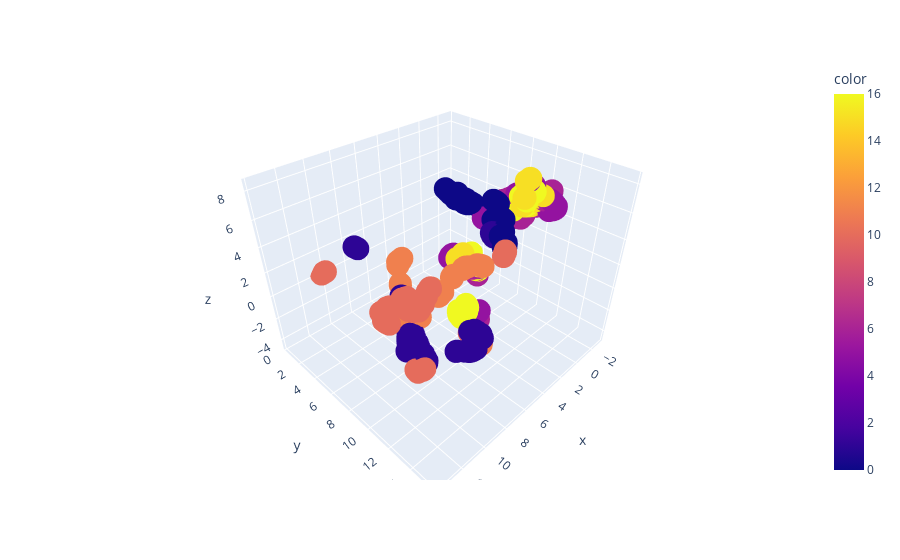

Here is the notebook cell this chart was saved with:
### Code cell
px.scatter_3d(df_umap, x="x", y="y", z="z", color=color_array)

### Figure 1 — Plotly figure (JSON) as saved in the notebook; plotly's stock layout.template omitted (floating-point values rounded to 4 significant figures; data arrays with more than 128 entries replaced by an {"elided": "..."} marker saying what was removed)
{"data": [{"hovertemplate": "x=%{x}<br>y=%{y}<br>z=%{z}<br>color=%{marker.color}<extra></extra>", "legendgroup": "", "marker": {"color": {"elided": "1080 int values"}, "coloraxis": "coloraxis", "symbol": "circle"}, "mode": "markers", "name": "", "scene": "scene", "showlegend": false, "type": "scatter3d", "x": {"elided": "1080 float values"}, "y": {"elided": "1080 float values"}, "z": {"elided": "1080 float values"}}], "layout": {"coloraxis": {"colorbar": {"title": {"text": "color"}}, "colorscale": [[0, "#0d0887"], [0.1111, "#46039f"], [0.2222, "#7201a8"], [0.3333, "#9c179e"], [0.4444, "#bd3786"], [0.5556, "#d8576b"], [0.6667, "#ed7953"], [0.7778, "#fb9f3a"], [0.8889, "#fdca26"], [1, "#f0f921"]]}, "legend": {"tracegroupgap": 0}, "margin": {"t": 60}, "scene": {"domain": {"x": [0, 1], "y": [0, 1]}, "xaxis": {"title": {"text": "x"}}, "yaxis": {"title": {"text": "y"}}, "zaxis": {"title": {"text": "z"}}}}}
